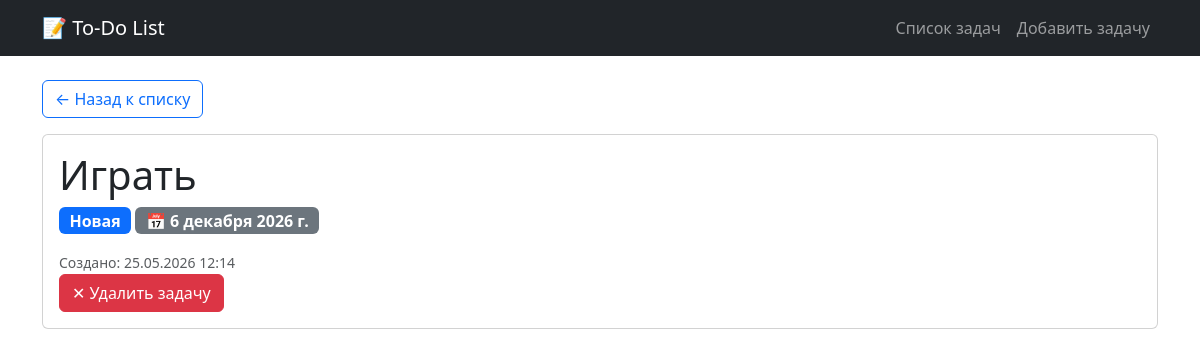
The page /task/2/ on the database its author committed.
### webapp/models.py (models this page shows, shortened)
class Task(models.Model):
    description = models.TextField(verbose_name='Описание')
    detailed_description = models.TextField(
        verbose_name='Подробное описание',
        blank=True,
        null=True
    )
    status = models.CharField(
        max_length=20,
        choices=STATUS_CHOICES,
        default='new',
        verbose_name='Статус'
    )
    due_date = models.DateField(
        null=True,
        blank=True,
        verbose_name='Дата выполнения'
    )
    created_at = models.DateTimeField(auto_now_add=True)
    updated_at = models.DateTimeField(auto_now=True)
    class Meta:
        verbose_name = 'Задача'
        verbose_name_plural = 'Задачи'

### webapp/views.py (the view)
# urls.py: path('task/<int:pk>/', views.task_detail_view, name='task_detail'),
def task_detail_view(request, pk):
    task = get_object_or_404(Task, pk=pk)
    return render(request, 'webapp/task_detail.html', {'task': task})

### webapp/templates/webapp/task_detail.html (shortened to what this page needs)
{% extends 'webapp/base.html' %}
{% block content %}
<a href="{% url 'task_list' %}" class="btn btn-outline-primary mb-3">← Назад к списку</a>
<div class="card">
    <div class="card-body">
        <h1>{{ task.description }}</h1>
        <div class="mb-3">
            <span class="badge {% if task.status == 'new' %}bg-primary{% elif task.status == 'in_progress' %}bg-warning{% else %}bg-success{% endif %} fs-6">
                {{ task.get_status_display }}
            </span>
            {% if task.due_date %}
            <span class="badge bg-secondary fs-6">📅 {{ task.due_date }}</span>
            {% endif %}
        </div>
        <small class="text-muted">Создано: {{ task.created_at|date:"d.m.Y H:i" }}</small>
        <form method="post" action="{% url 'task_delete' task.pk %}">
            <button type="submit" class="btn btn-danger">✕ Удалить задачу</button>
        </form>
    </div>
</div>
{% endblock %}

### rows shown on the page
Task: description "Играть", status "Новая", due_date "6 декабря 2026 г.", created_at "25.05.2026 12:14"
